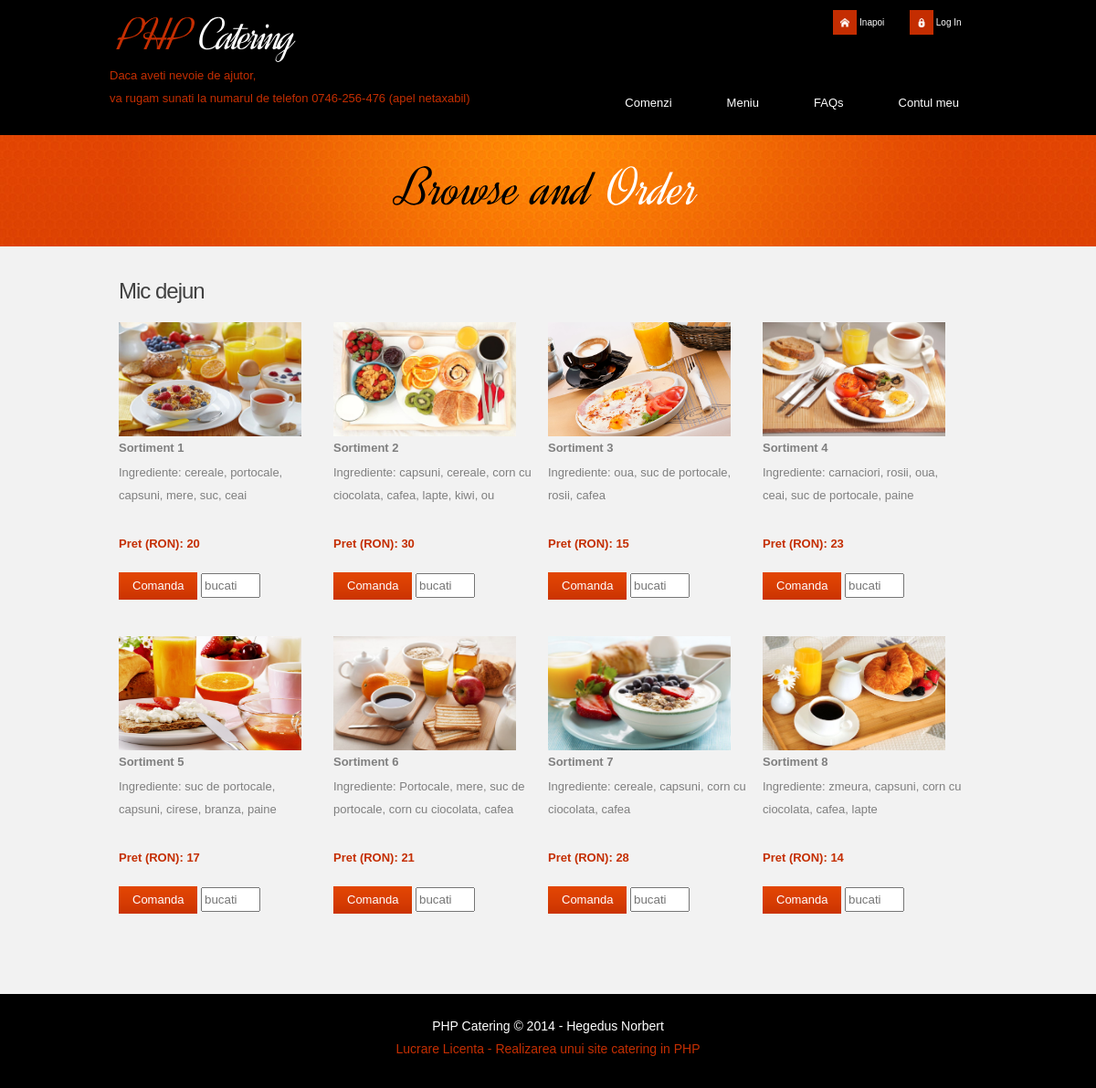
/mic-dejun.php, run on the app's committed database.
### tables this page shows
CREATE TABLE IF NOT EXISTS `preparate` (
  `id_preparat` int(4) NOT NULL AUTO_INCREMENT,
  `id_categorie` int(2) NOT NULL,
  `nume` varchar(30) NOT NULL,
  `ingrediente` varchar(200) NOT NULL,
  `pret` double NOT NULL,
  `foto` varchar(30) NOT NULL,
  `foto_thumb` varchar(30) NOT NULL,
  PRIMARY KEY (`id_preparat`)
);

### mic-dejun.php (the view, shortened to what this page needs)
<!DOCTYPE html>
<html lang="en">
<head>
    <link rel="stylesheet" href="css/reset.css" type="text/css" media="screen">
    <link rel="stylesheet" href="css/style.css" type="text/css" media="screen">
    <link rel="stylesheet" href="css/layout.css" type="text/css" media="screen">
    <link rel="stylesheet" href="css/prettyPhoto.css" type="text/css" media="screen">
</head>
<body id="page3">
    <header>
    	<?php
        include ("header.php");
        ?>
    </header>
    <section id="content"><div class="ic">More Website Templates @ TemplateMonster.com - January 23, 2012!</div>
        <div class="main">
            <div class="container">
            	<h3 class="prev-indent-bot">Mic dejun</h3>
                <div>
                    <?php
                    $url = 'http://' . $_SERVER['HTTP_HOST'] . $_SERVER['REQUEST_URI'] . '';
                    $meniu = explode("/", $url);
                    $query = mysql_query("SELECT * FROM preparate WHERE id_categorie = '1'");
                    while($row = mysql_fetch_array($query)){
                        echo '<div class="pager" style="width: 240px; float: left; list-style: none;">
                                <div class="p4">
                                    <figure><a class="lightbox-image" href="upload/'.$row['foto'].'" data-gal="prettyPhoto[prettyPhoto]"><img src="upload_thumb/'.$row['foto_thumb'].'" alt="" width = "200" height = "125px"></a></figure>
                                    <h5>'.$row['nume'].'</h5>
                                    <p class="p1">'.$row['ingrediente'].'</p>
                                    <p class="p2"><strong class="color-2">Pret (RON): '.$row['pret'].'</strong></p>
                                    <form action = "comanda-sortiment.php" method = "POST" name = "add_to_cart">
                                        <input type = "hidden" name = "id_preparat" value = "'.$row['id_preparat'].'" />
                                        <input type = "hidden" name = "meniu_type" value = "'.$meniu[4].'" />
                                        <button type = "submit" class="button-1" href="#" name = "add_to_cart_button">Comanda</button>
                                        <input type = "text" size = "5" height="48" name = "bucati" placeholder = "bucati" />
                                    </form>
                                </div>
                              </div>';
                    }
                    ?>
                </div>
            </div>
    </section>
    <?php
    include ("footer.php");
    ?>
</body>
</html>

### css/style.css (style rules this page uses)
article, aside, audio, canvas, command, datalist, details, embed, figcaption, figure, footer, header, hgroup, keygen, meter, nav, output, progress, section, source, video { display:block; }
html { width:100%;min-height:100%; }
body { font-family:Arial, Helvetica, sans-serif;font-size:100%; color:#7f7f7f;min-width:960px;background:#000;min-height:100% }
.main { width:960px; padding:0; margin:0 auto; font-size:13px; line-height:25px; }
.container { width:940px; padding:0; margin:0 auto; }
a { color:#7f7f7f; outline:none; }
p { margin-bottom:18px; }
.p1 { margin-bottom:8px; min-height : 70px; max-height : 70px; width : 220px; }
.p2 { margin-bottom:15px; }
.p4 { margin-bottom: 40px; }
.color-2 { color:#c42e02; }
.prev-indent-bot { margin-bottom:10px; }
.menu li a, .list-1 li a, .link, .button-1, .button-2, h1 a { text-decoration:none; }
header { width:100%; background:#f2f2f2; position:relative; z-index:2; }
#content { width:100%; padding:15px 0 50px; background:#f2f2f2; position:relative; z-index:1; overflow-y : auto; }
h3 { font-size:24px; line-height:2em; color:#404040; font-weight:normal; letter-spacing:-1px; margin-bottom:5px; }
h5 { margin-bottom:2px; }
.button-1 { display:inline-block; padding:7px 15px; font-size:13px; line-height:1.23em; color:#fff; background:url(../images/button1-tail.gif) 0 0 repeat-x #c42e02; cursor:pointer; }
.lightbox-image { position:relative; z-index:1; overflow:hidden; display:inline-block; cursor:pointer; }
.lightbox-image img { position:relative; z-index:1; }
.pager { width : 235px !important; }
.pager .button-1 { border : 0px; }
input[type=text], input[type=tel], input[type=email], input[type=password] { height : 21px; margin-top: 5px; }

### css/layout.css (style rules this page uses)
#page3 #content { padding:25px 0 48px; }

### admin_css/administrare.css (style rules this page uses)
a { text-decoration: none; cursor : pointer; color : #fff; }

### data on the page
preparate: foto_thumb (picture), nume "Sortiment 1", ingrediente "Ingrediente: cereale, portocale, capsuni, mere, suc, ceai", pret "20"
preparate: foto_thumb (picture), nume "Sortiment 2", ingrediente "Ingrediente: capsuni, cereale, corn cu ciocolata, cafea, lapte, kiwi, ou", pret "30"
preparate: foto_thumb (picture), nume "Sortiment 3", ingrediente "Ingrediente: oua, suc de portocale, rosii, cafea", pret "15"
preparate: foto_thumb (picture), nume "Sortiment 4", ingrediente "Ingrediente: carnaciori, rosii, oua, ceai, suc de portocale, paine", pret "23"
preparate: foto_thumb (picture), nume "Sortiment 5", ingrediente "Ingrediente: suc de portocale, capsuni, cirese, branza, paine", pret "17"
preparate: foto_thumb (picture), nume "Sortiment 6", ingrediente "Ingrediente: Portocale, mere, suc de portocale, corn cu ciocolata, cafea", pret "21"
preparate: foto_thumb (picture), nume "Sortiment 7", ingrediente "Ingrediente: cereale, capsuni, corn cu ciocolata, cafea", pret "28"
preparate: foto_thumb (picture), nume "Sortiment 8", ingrediente "Ingrediente: zmeura, capsuni, corn cu ciocolata, cafea, lapte", pret "14"

### other printed values
$log "Log In"
$label1 "Comenzi"
$label2 "Contul meu"
